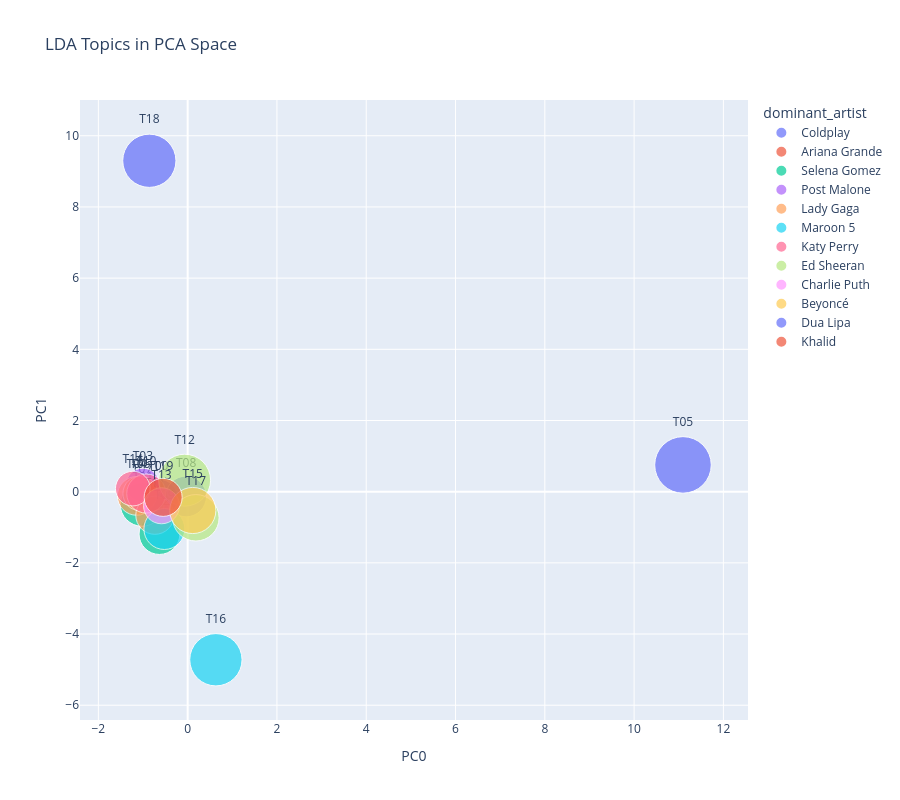

The cell this chart's notebook holds for it:
### Code cell
##LDA + PCA Viz

# Find dominant artist per topic
THETA_LIB = THETA.join(LIB[['Artist']])
DOMINANT_ARTIST = THETA_LIB.groupby('Artist')[TNAMES].mean().idxmax(axis=0).to_frame('dominant_artist')

pca_lda = PCA(n_components=2)
THETA_PCA = pd.DataFrame(
    pca_lda.fit_transform(THETA.T),
    index=TNAMES,
    columns=['PC0', 'PC1']
)

THETA_PCA['top_terms'] = TOPICS['top_terms']
THETA_PCA['mean_weight'] = THETA.mean()
THETA_PCA['topic_id'] = THETA_PCA.index
THETA_PCA['dominant_artist'] = DOMINANT_ARTIST['dominant_artist']

import plotly.express as px

fig = px.scatter(
    THETA_PCA,
    x='PC0',
    y='PC1',
    size='mean_weight',
    color='dominant_artist',
    text='topic_id',
    hover_name='topic_id',
    hover_data={'top_terms': True, 'mean_weight': ':.4f', 'PC0': False, 'PC1': False},
    size_max=40,
    title='LDA Topics in PCA Space',
    height=800
)

fig.update_traces(textposition='top center')
fig.show()

### Figure 1 — Plotly figure (JSON) as saved in the notebook; plotly's stock layout.template omitted (floating-point values rounded to 4 significant figures)
{"data": [{"customdata": [["eh head ya problem cause ohoh heart car end", 0.04429], ["life world time somebody day song reason oh girl", 0.08933], ["oh place talk days cause pre bit ladies ring", 0.0464]], "hovertemplate": "<b>%{hovertext}</b><br><br>dominant_artist=Coldplay<br>mean_weight=%{customdata[1]:.4f}<br>topic_id=%{text}<br>top_terms=%{customdata[0]}<extra></extra>", "hovertext": ["T00", "T05", "T08"], "legendgroup": "Coldplay", "marker": {"color": "#636efa", "size": [0.04429, 0.08933, 0.0464], "sizemode": "area", "sizeref": 5.583e-05, "symbol": "circle"}, "mode": "markers+text", "name": "Coldplay", "orientation": "v", "showlegend": true, "text": ["T00", "T05", "T08"], "textposition": "top center", "type": "scatter", "x": [-0.6597, 11.09, -0.03512], "xaxis": "x", "y": [-0.2016, 0.7519, -0.1338], "yaxis": "y"}, {"customdata": [["love grande romance ariana que la je baby tu", 0.02152]], "hovertemplate": "<b>%{hovertext}</b><br><br>dominant_artist=Ariana Grande<br>mean_weight=%{customdata[1]:.4f}<br>topic_id=%{text}<br>top_terms=%{customdata[0]}<extra></extra>", "hovertext": ["T01"], "legendgroup": "Ariana Grande", "marker": {"color": "#EF553B", "size": [0.02152], "sizemode": "area", "sizeref": 5.583e-05, "symbol": "circle"}, "mode": "markers+text", "name": "Ariana Grande", "orientation": "v", "showlegend": true, "text": ["T01"], "textposition": "top center", "type": "scatter", "x": [-1.003], "xaxis": "x", "y": [-0.2893], "yaxis": "y"}, {"customdata": [["night come baby halo dreams mama da let day", 0.04649], ["ooh thing rain tears woah gon lips time water", 0.05335]], "hovertemplate": "<b>%{hovertext}</b><br><br>dominant_artist=Selena Gomez<br>mean_weight=%{customdata[1]:.4f}<br>topic_id=%{text}<br>top_terms=%{customdata[0]}<extra></extra>", "hovertext": ["T02", "T07"], "legendgroup": "Selena Gomez", "marker": {"color": "#00cc96", "size": [0.04649, 0.05335], "sizemode": "area", "sizeref": 5.583e-05, "symbol": "circle"}, "mode": "markers+text", "name": "Selena Gomez", "orientation": "v", "showlegend": true, "text": ["T02", "T07"], "textposition": "top center", "type": "scatter", "x": [-0.6317, -1.02], "xaxis": "x", "y": [-1.19, -0.3573], "yaxis": "y"}, {"customdata": [["work bitch money shit post malone fuck sex dirt", 0.0322]], "hovertemplate": "<b>%{hovertext}</b><br><br>dominant_artist=Post Malone<br>mean_weight=%{customdata[1]:.4f}<br>topic_id=%{text}<br>top_terms=%{customdata[0]}<extra></extra>", "hovertext": ["T03"], "legendgroup": "Post Malone", "marker": {"color": "#ab63fa", "size": [0.0322], "sizemode": "area", "sizeref": 5.583e-05, "symbol": "circle"}, "mode": "markers+text", "name": "Post Malone", "orientation": "v", "showlegend": true, "text": ["T03"], "textposition": "top center", "type": "scatter", "x": [-1.003], "xaxis": "x", "y": [0.1837], "yaxis": "y"}, {"customdata": [["dance hey song turn face sun rhythm floor tomorrow", 0.04192], ["body light everybody gaga lady party music dj let", 0.03351], ["way hands ah diamond baby sky shine hair diamonds", 0.0407]], "hovertemplate": "<b>%{hovertext}</b><br><br>dominant_artist=Lady Gaga<br>mean_weight=%{customdata[1]:.4f}<br>topic_id=%{text}<br>top_terms=%{customdata[0]}<extra></extra>", "hovertext": ["T04", "T06", "T11"], "legendgroup": "Lady Gaga", "marker": {"color": "#FFA15A", "size": [0.04192, 0.03351, 0.0407], "sizemode": "area", "sizeref": 5.583e-05, "symbol": "circle"}, "mode": "markers+text", "name": "Lady Gaga", "orientation": "v", "showlegend": true, "text": ["T04", "T06", "T11"], "textposition": "top center", "type": "scatter", "x": [-1.141, -1.062, -0.7341], "xaxis": "x", "y": [-0.118, -0.05019, -0.6619], "yaxis": "y"}, {"customdata": [["home christmas jump arms year city california house town", 0.04672], ["way heart time music trigger day babe words rihanna", 0.07643]], "hovertemplate": "<b>%{hovertext}</b><br><br>dominant_artist=Maroon 5<br>mean_weight=%{customdata[1]:.4f}<br>topic_id=%{text}<br>top_terms=%{customdata[0]}<extra></extra>", "hovertext": ["T09", "T16"], "legendgroup": "Maroon 5", "marker": {"color": "#19d3f3", "size": [0.04672, 0.07643], "sizemode": "area", "sizeref": 5.583e-05, "symbol": "circle"}, "mode": "markers+text", "name": "Maroon 5", "orientation": "v", "showlegend": true, "text": ["T09", "T16"], "textposition": "top center", "type": "scatter", "x": [-0.5219, 0.6325], "xaxis": "x", "y": [-1.049, -4.722], "yaxis": "y"}, {"customdata": [["girl boy tonight cmon mmm air boom ima fame", 0.04272], ["girls bum whoa world smile boys katy perry day", 0.03358]], "hovertemplate": "<b>%{hovertext}</b><br><br>dominant_artist=Katy Perry<br>mean_weight=%{customdata[1]:.4f}<br>topic_id=%{text}<br>top_terms=%{customdata[0]}<extra></extra>", "hovertext": ["T10", "T14"], "legendgroup": "Katy Perry", "marker": {"color": "#FF6692", "size": [0.04272, 0.03358], "sizemode": "area", "sizeref": 5.583e-05, "symbol": "circle"}, "mode": "markers+text", "name": "Katy Perry", "orientation": "v", "showlegend": true, "text": ["T10", "T14"], "textposition": "top center", "type": "scatter", "x": [-0.9265, -1.229], "xaxis": "x", "y": [-0.05188, 0.08694], "yaxis": "y"}, {"customdata": [["love man time look hand memories wait need day", 0.07523], ["mind things people im woman time friends god way", 0.06036]], "hovertemplate": "<b>%{hovertext}</b><br><br>dominant_artist=Ed Sheeran<br>mean_weight=%{customdata[1]:.4f}<br>topic_id=%{text}<br>top_terms=%{customdata[0]}<extra></extra>", "hovertext": ["T12", "T17"], "legendgroup": "Ed Sheeran", "marker": {"color": "#B6E880", "size": [0.07523, 0.06036], "sizemode": "area", "sizeref": 5.583e-05, "symbol": "circle"}, "mode": "markers+text", "name": "Ed Sheeran", "orientation": "v", "showlegend": true, "text": ["T12", "T17"], "textposition": "top center", "type": "scatter", "x": [-0.06751, 0.1839], "xaxis": "x", "y": [0.3236, -0.7339], "yaxis": "y"}, {"customdata": [["bieber justin moment edge hello baby swift taylor time", 0.03615]], "hovertemplate": "<b>%{hovertext}</b><br><br>dominant_artist=Charlie Puth<br>mean_weight=%{customdata[1]:.4f}<br>topic_id=%{text}<br>top_terms=%{customdata[0]}<extra></extra>", "hovertext": ["T13"], "legendgroup": "Charlie Puth", "marker": {"color": "#FF97FF", "size": [0.03615], "sizemode": "area", "sizeref": 5.583e-05, "symbol": "circle"}, "mode": "markers+text", "name": "Charlie Puth", "orientation": "v", "showlegend": true, "text": ["T13"], "textposition": "top center", "type": "scatter", "x": [-0.585], "xaxis": "x", "y": [-0.396], "yaxis": "y"}, {"customdata": [["eyes beyonc lights dream hell feels stars daddy wan", 0.05952]], "hovertemplate": "<b>%{hovertext}</b><br><br>dominant_artist=Beyoncé<br>mean_weight=%{customdata[1]:.4f}<br>topic_id=%{text}<br>top_terms=%{customdata[0]}<extra></extra>", "hovertext": ["T15"], "legendgroup": "Beyoncé", "marker": {"color": "#FECB52", "size": [0.05952], "sizemode": "area", "sizeref": 5.583e-05, "symbol": "circle"}, "mode": "markers+text", "name": "Beyoncé", "orientation": "v", "showlegend": true, "text": ["T15"], "textposition": "top center", "type": "scatter", "x": [0.1148], "xaxis": "x", "y": [-0.5287], "yaxis": "y"}, {"customdata": [["yeah baby hey pre time day rules lights rihanna", 0.07917]], "hovertemplate": "<b>%{hovertext}</b><br><br>dominant_artist=Dua Lipa<br>mean_weight=%{customdata[1]:.4f}<br>topic_id=%{text}<br>top_terms=%{customdata[0]}<extra></extra>", "hovertext": ["T18"], "legendgroup": "Dua Lipa", "marker": {"color": "#636efa", "size": [0.07917], "sizemode": "area", "sizeref": 5.583e-05, "symbol": "circle"}, "mode": "markers+text", "name": "Dua Lipa", "orientation": "v", "showlegend": true, "text": ["T18"], "textposition": "top center", "type": "scatter", "x": [-0.8581], "xaxis": "x", "y": [9.298], "yaxis": "y"}, {"customdata": [["let yeah fun game martin chris drunk hope heart", 0.04043]], "hovertemplate": "<b>%{hovertext}</b><br><br>dominant_artist=Khalid<br>mean_weight=%{customdata[1]:.4f}<br>topic_id=%{text}<br>top_terms=%{customdata[0]}<extra></extra>", "hovertext": ["T19"], "legendgroup": "Khalid", "marker": {"color": "#EF553B", "size": [0.04043], "sizemode": "area", "sizeref": 5.583e-05, "symbol": "circle"}, "mode": "markers+text", "name": "Khalid", "orientation": "v", "showlegend": true, "text": ["T19"], "textposition": "top center", "type": "scatter", "x": [-0.549], "xaxis": "x", "y": [-0.1597], "yaxis": "y"}], "layout": {"height": 800, "legend": {"itemsizing": "constant", "title": {"text": "dominant_artist"}, "tracegroupgap": 0}, "title": {"text": "LDA Topics in PCA Space"}, "xaxis": {"anchor": "y", "domain": [0, 1], "title": {"text": "PC0"}}, "yaxis": {"anchor": "x", "domain": [0, 1], "title": {"text": "PC1"}}}}
